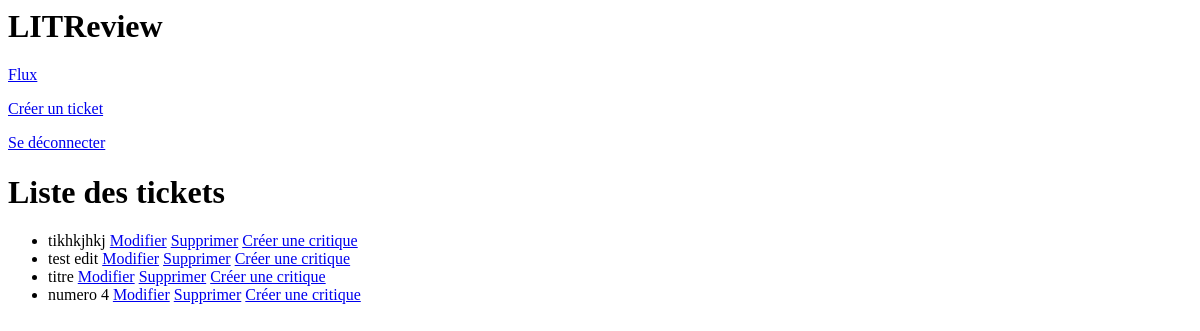
Page /ticket/list/ on the earlier database version.
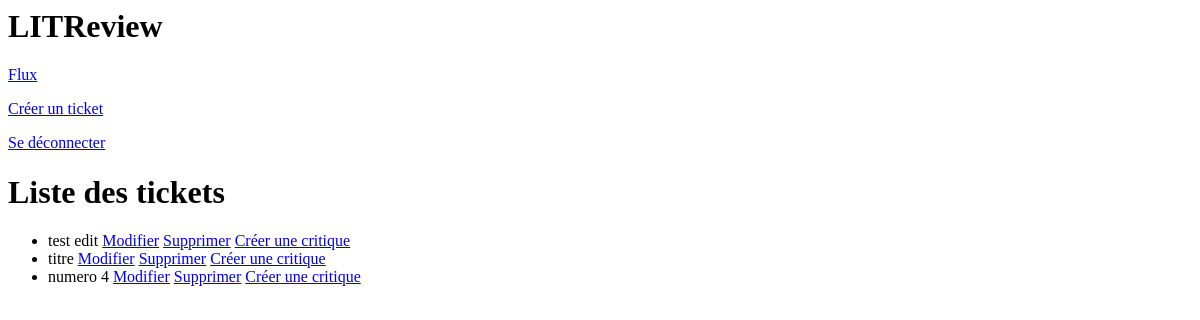
Same page on the later database version.
### appli/models.py (models this page shows)
class Ticket(models.Model):
    title = models.CharField(max_length=128)
    description = models.TextField(max_length=2048)
    user = models.ForeignKey(
        to=settings.AUTH_USER_MODEL, on_delete=models.CASCADE)
    image = models.ImageField(null=True, blank=True)
    time_created = models.DateTimeField(auto_now_add=True)

### appli/views.py (the view)
# urls.py: path('ticket/list/', appli.views.ticket_list, name='ticket_list'),
def ticket_list(request):
    tickets = models.Ticket.objects.all()
    return render(request, 'appli/ticket_list.html', {'tickets': tickets})

### appli/templates/appli/ticket_list.html
{% extends 'base_connected.html' %}
{% block content %}
<h1>Liste des tickets</h1>
<ul>
    {% for ticket in tickets %}
        <li>
            {{ ticket.title }}
            <a href="{% url 'edit_ticket' ticket.id %}">Modifier</a>
            <a href="{% url 'delete_ticket' ticket.id %}">Supprimer</a>
            <a href="{% url 'response' ticket.id %}">Créer une critique</a>
        </li>
    {% endfor %}
</ul>
{% endblock %}

Differences in the rows shown:
removed Ticket: title "tikhkjhkj"
